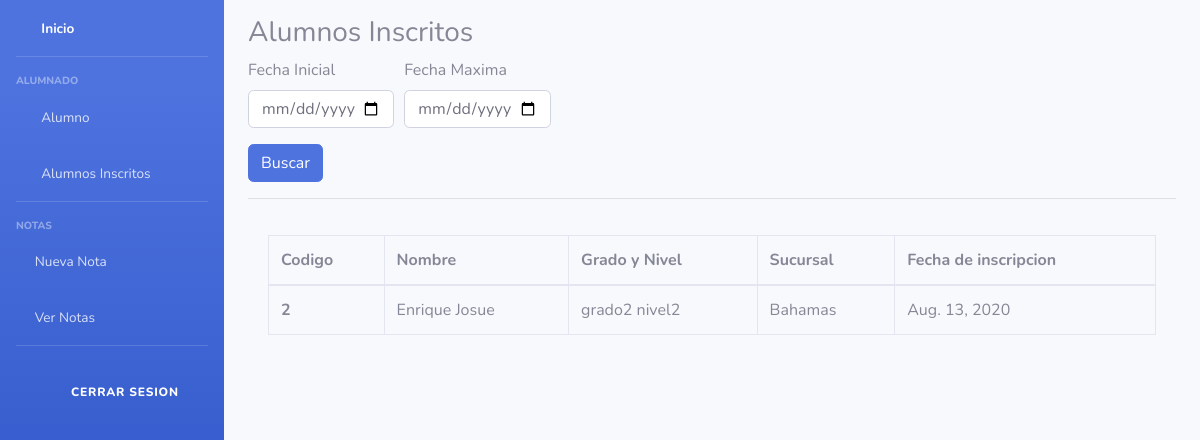
Before: /reportInscritos/ with the older database file.
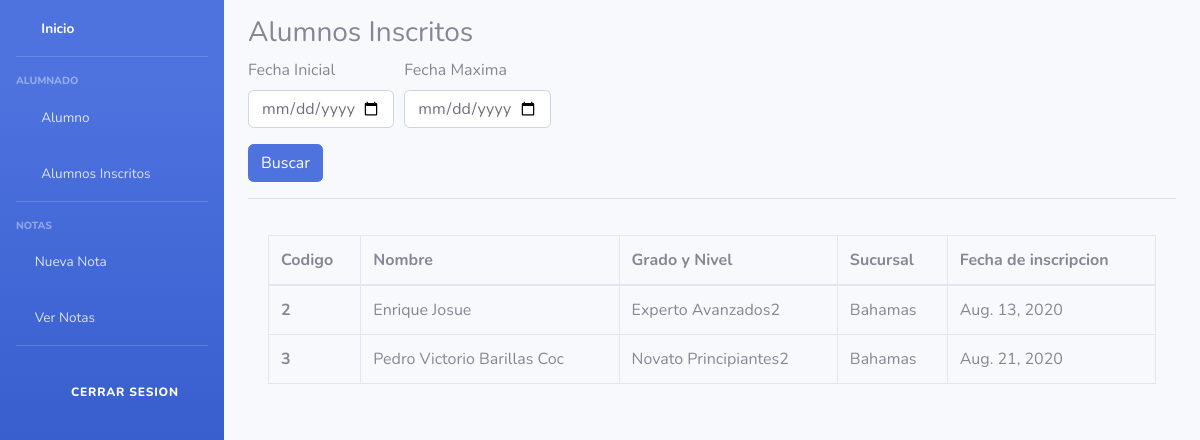
After: the same page with the newer database file.
### Models/Inscripcion/models.py (models this page shows, shortened)
class Inscripcion(models.Model):
    id_inscripcion = models.AutoField(primary_key=True)
    alumno_id_alumno = models.ForeignKey(Alumno, blank=False, on_delete=models.CASCADE)
    nivel_id_nivel = models.ForeignKey(Nivel, on_delete=models.CASCADE)
    sucursal_id_sucursal = models.ForeignKey(Sucursal, on_delete=models.CASCADE)
    fecha = models.DateField()
    usuario_id_user = models.ForeignKey(User, on_delete=models.CASCADE)

### Models/Alumno/models.py (models this page shows)
class Alumno(models.Model):
    id_alumno = models.AutoField(primary_key=True)
    nombre = models.CharField(max_length=45)
    apellido = models.CharField(max_length=45)
    dpi = models.CharField(max_length=13, unique=True)
    telefono = models.CharField(max_length=10)
    correo = models.EmailField(max_length=125)
    def __str__(self):
        return '{} {}'.format(self.nombre, self.apellido)

### Models/Nivel/models.py (models this page shows)
class Nivel(models.Model):
    id_nivel = models.AutoField(primary_key=True)
    nombre_nivel = models.CharField(max_length=45)
    grado_id_grado = models.ForeignKey(Grado, on_delete=models.CASCADE)
    def __str__(self):
        return '{} {}'.format(self.grado_id_grado,self.nombre_nivel)

class Grado(models.Model):
    id_grado = models.AutoField(primary_key=True)
    nombre_grado = models.CharField(max_length=45)
    def __str__(self):
        return '{}'.format(self.nombre_grado)

### Models/Sucursal/models.py (models this page shows)
class Sucursal(models.Model):
    id_sucursal = models.AutoField(primary_key=True)
    nombre = models.CharField(max_length=45)
    razon_social = models.CharField(max_length=45)
    direccion = models.CharField(max_length=125)
    correo = models.EmailField(max_length=125)
    telefono = models.CharField(max_length=10)
    def __str__(self):
        return self.nombre

### Models/Inscripcion/views.py (the view)
# urls.py: path("reportInscritos/", reporInscritosView.reportInscritos , name="repor_inscritos"),
    def reportInscritos(request):
        qs = Inscripcion.objects.all()
        date_min = request.GET.get('date_min')
        date_max= request.GET.get('date_max')
        if date_min != '' and date_min is not None:
            qs = qs.filter(fecha__gte=date_min)
        if date_max != '' and date_max is not None:
            qs = qs.filter(fecha__lte=date_max)
        return render(request, "reportInscritos.html", {'queryset': qs})

### Templates/reportInscritos.html (shortened to what this page needs)
{% extends "nabvar.html" %}
{% block content %}
    <main role="main" class="container">
      <h3>Alumnos Inscritos</h3>
      <form method="GET" action=".">
        <div class="form-row">
          <div class="form-group col-md-2 col-lg-2">
            <label for="publishDateMin">Fecha Inicial</label>
            <input type="date" class="form-control" id="publishDateMin" name="date_min">
          </div>
          <div class="form-group col-md-2 col-lg-2">
            <label for="publishDateMax">Fecha Maxima</label>
            <input type="date" class="form-control" id="publishDateMax" name="date_max">
          </div>
        </div>
        <button type="submit" class="btn btn-primary">Buscar</button>
      </form>
      <hr/>
        <div class="card-body">
              <div class="table-responsive">
                <table class="table table-bordered" id="dataTable" width="100%" cellspacing="0">
                  <thead>
                    <tr>
                      <th scope= "col">Codigo</th>
                      <th scope= "col">Nombre</th>
                      <th scope= "col">Grado y Nivel</th>
                      <th scope= "col">Sucursal</th>
                      <th scope= "col">Fecha de inscripcion</th>
                    </tr>
                  </thead>
                  <tbody>
                    {% for alumnos in queryset %}
                    <tr>
                      <th scope="row">{{ alumnos.pk }}</th>
                      <td>{{ alumnos.alumno_id_alumno }}</td>
                      <td>{{ alumnos.nivel_id_nivel }}</td>
                      <td>{{ alumnos.sucursal_id_sucursal }}</td>
                      <td>{{ alumnos.fecha }}</td>
                    </tr>
                  {% endfor %}
                  </tbody>
                </table>
              </div>
            </div>
      <div class="row">
      </div>
    </main>
{% endblock %}

Changed rows visible on the page:
changed through a linked row, Inscripcion "Enrique Josue": nivel_id_nivel "grado2 nivel2" → "Experto Avanzados2"
added Inscripcion: pk "3", alumno_id_alumno "Pedro Victorio Barillas Coc", nivel_id_nivel "Novato Principiantes2", sucursal_id_sucursal "Bahamas", fecha "Aug. 21, 2020"
